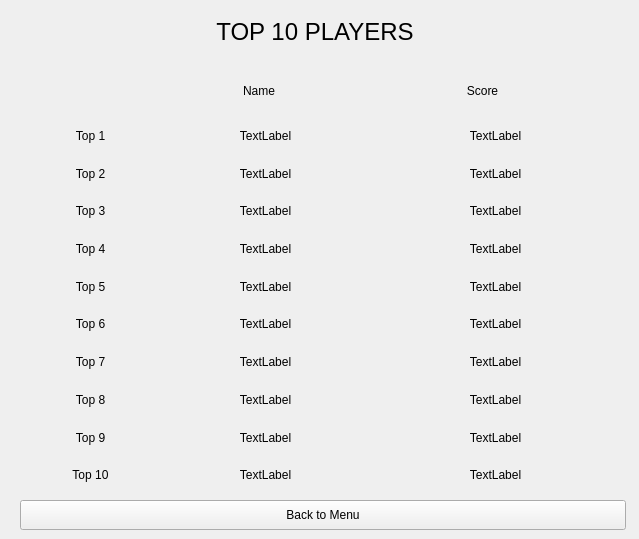
          <widget class="QWidget" name="tab_5">
            <attribute name="title">
              <string/>
            </attribute>
            <widget class="QLabel" name="label_45">
              <property name="geometry">
                <rect>
                  <x>0</x>
                  <y>0</y>
                  <width>630</width>
                  <height>63</height>
                </rect>
              </property>
              <property name="font">
                <font>
                  <pointsize>18</pointsize>
                </font>
              </property>
              <property name="text">
                <string>TOP 10 PLAYERS</string>
              </property>
              <property name="textFormat">
                <enum>Qt::AutoText</enum>
              </property>
              <property name="alignment">
                <set>Qt::AlignCenter</set>
              </property>
            </widget>
            <widget class="QWidget" name="horizontalLayoutWidget">
              <property name="geometry">
                <rect>
                  <x>150</x>
                  <y>70</y>
                  <width>441</width>
                  <height>41</height>
                </rect>
              </property>
              <layout class="QHBoxLayout" name="horizontalLayout_19">
                <item>
                  <widget class="QLabel" name="label_34">
                    <property name="text">
                      <string>Name</string>
                    </property>
                    <property name="alignment">
                      <set>Qt::AlignCenter</set>
                    </property>
                  </widget>
                </item>
                <item>
                  <widget class="QLabel" name="label_33">
                    <property name="text">
                      <string>Score</string>
                    </property>
                    <property name="alignment">
                      <set>Qt::AlignCenter</set>
                    </property>
                  </widget>
                </item>
              </layout>
            </widget>
            <widget class="QWidget" name="verticalLayoutWidget_4">
              <property name="geometry">
                <rect>
                  <x>50</x>
                  <y>120</y>
                  <width>81</width>
                  <height>371</height>
                </rect>
              </property>
              <layout class="QVBoxLayout" name="verticalLayout_16">
                <item>
                  <widget class="QLabel" name="label_35">
                    <property name="text">
                      <string>Top 1</string>
                    </property>
                    <property name="alignment">
                      <set>Qt::AlignCenter</set>
                    </property>
                  </widget>
                </item>
                <item>
                  <widget class="QLabel" name="label_36">
                    <property name="text">
                      <string>Top 2</string>
                    </property>
                    <property name="alignment">
                      <set>Qt::AlignCenter</set>
                    </property>
                  </widget>
                </item>
                <item>
                  <widget class="QLabel" name="label_37">
                    <property name="text">
                      <string>Top 3</string>
                    </property>
                    <property name="alignment">
                      <set>Qt::AlignCenter</set>
                    </property>
                  </widget>
                </item>
                <item>
                  <widget class="QLabel" name="label_38">
                    <property name="text">
                      <string>Top 4</string>
                    </property>
                    <property name="alignment">
                      <set>Qt::AlignCenter</set>
                    </property>
                  </widget>
                </item>
                <item>
                  <widget class="QLabel" name="label_39">
                    <property name="text">
                      <string>Top 5</string>
                    </property>
                    <property name="alignment">
                      <set>Qt::AlignCenter</set>
                    </property>
                  </widget>
                </item>
                <item>
                  <widget class="QLabel" name="label_40">
                    <property name="text">
                      <string>Top 6</string>
                    </property>
                    <property name="alignment">
                      <set>Qt::AlignCenter</set>
                    </property>
                  </widget>
                </item>
                <item>
                  <widget class="QLabel" name="label_46">
                    <property name="text">
                      <string>Top 7</string>
                    </property>
                    <property name="alignment">
                      <set>Qt::AlignCenter</set>
                    </property>
                  </widget>
                </item>
                <item>
                  <widget class="QLabel" name="label_47">
                    <property name="text">
                      <string>Top 8</string>
                    </property>
                    <property name="alignment">
                      <set>Qt::AlignCenter</set>
                    </property>
                  </widget>
                </item>
                <item>
                  <widget class="QLabel" name="label_48">
                    <property name="text">
                      <string>Top 9</string>
                    </property>
                    <property name="alignment">
                      <set>Qt::AlignCenter</set>
                    </property>
                  </widget>
                </item>
                <item>
                  <widget class="QLabel" name="label_49">
                    <property name="text">
                      <string>Top 10</string>
                    </property>
                    <property name="alignment">
                      <set>Qt::AlignCenter</set>
                    </property>
                  </widget>
                </item>
              </layout>
            </widget>
            <widget class="QWidget" name="verticalLayoutWidget_5">
              <property name="geometry">
                <rect>
                  <x>400</x>
                  <y>120</y>
                  <width>191</width>
                  <height>371</height>
                </rect>
              </property>
              <layout class="QVBoxLayout" name="verticalLayout_17">
                <item>
                  <widget class="QLabel" name="scoreTop1">
                    <property name="text">
                      <string>TextLabel</string>
                    </property>
                    <property name="alignment">
                      <set>Qt::AlignCenter</set>
                    </property>
                  </widget>
                </item>
                <item>
                  <widget class="QLabel" name="scoreTop2">
                    <property name="text">
                      <string>TextLabel</string>
                    </property>
                    <property name="alignment">
                      <set>Qt::AlignCenter</set>
                    </property>
                  </widget>
                </item>
                <item>
                  <widget class="QLabel" name="scoreTop3">
                    <property name="text">
                      <string>TextLabel</string>
                    </property>
                    <property name="alignment">
                      <set>Qt::AlignCenter</set>
                    </property>
                  </widget>
                </item>
                <item>
                  <widget class="QLabel" name="scoreTop4">
                    <property name="text">
                      <string>TextLabel</string>
                    </property>
                    <property name="alignment">
                      <set>Qt::AlignCenter</set>
                    </property>
                  </widget>
                </item>
                <item>
                  <widget class="QLabel" name="scoreTop5">
                    <property name="text">
                      <string>TextLabel</string>
                    </property>
                    <property name="alignment">
                      <set>Qt::AlignCenter</set>
                    </property>
                  </widget>
                </item>
                <item>
                  <widget class="QLabel" name="scoreTop6">
                    <property name="text">
                      <string>TextLabel</string>
                    </property>
                    <property name="alignment">
                      <set>Qt::AlignCenter</set>
                    </property>
                  </widget>
                </item>
                <item>
                  <widget class="QLabel" name="scoreTop7">
                    <property name="text">
                      <string>TextLabel</string>
                    </property>
                    <property name="alignment">
                      <set>Qt::AlignCenter</set>
                    </property>
                  </widget>
                </item>
                <item>
                  <widget class="QLabel" name="scoreTop8">
                    <property name="text">
                      <string>TextLabel</string>
                    </property>
                    <property name="alignment">
                      <set>Qt::AlignCenter</set>
                    </property>
                  </widget>
                </item>
                <item>
                  <widget class="QLabel" name="scoreTop9">
                    <property name="text">
                      <string>TextLabel</string>
                    </property>
                    <property name="alignment">
                      <set>Qt::AlignCenter</set>
                    </property>
                  </widget>
                </item>
                <item>
                  <widget class="QLabel" name="scoreTop10">
                    <property name="text">
                      <string>TextLabel</string>
                    </property>
                    <property name="alignment">
                      <set>Qt::AlignCenter</set>
                    </property>
                  </widget>
                </item>
              </layout>
            </widget>
            <widget class="QWidget" name="verticalLayoutWidget_3">
              <property name="geometry">
                <rect>
                  <x>140</x>
                  <y>120</y>
                  <width>251</width>
                  <height>371</height>
                </rect>
              </property>
              <layout class="QVBoxLayout" name="verticalLayout_18">
                <item>
                  <widget class="QLabel" name="nameTop1">
                    <property name="text">
                      <string>TextLabel</string>
                    </property>
                    <property name="alignment">
                      <set>Qt::AlignCenter</set>
                    </property>
                  </widget>
                </item>
                <item>
                  <widget class="QLabel" name="nameTop2">
                    <property name="text">
                      <string>TextLabel</string>
                    </property>
                    <property name="alignment">
                      <set>Qt::AlignCenter</set>
                    </property>
                  </widget>
                </item>
                <item>
                  <widget class="QLabel" name="nameTop3">
                    <property name="text">
                      <string>TextLabel</string>
                    </property>
                    <property name="alignment">
                      <set>Qt::AlignCenter</set>
                    </property>
                  </widget>
                </item>
                <item>
                  <widget class="QLabel" name="nameTop4">
                    <property name="text">
                      <string>TextLabel</string>
                    </property>
                    <property name="alignment">
                      <set>Qt::AlignCenter</set>
                    </property>
                  </widget>
                </item>
                <item>
                  <widget class="QLabel" name="nameTop5">
                    <property name="text">
                      <string>TextLabel</string>
                    </property>
                    <property name="alignment">
                      <set>Qt::AlignCenter</set>
                    </property>
                  </widget>
                </item>
                <item>
                  <widget class="QLabel" name="nameTop6">
                    <property name="text">
                      <string>TextLabel</string>
                    </property>
                    <property name="alignment">
                      <set>Qt::AlignCenter</set>
                    </property>
                  </widget>
                </item>
                <item>
                  <widget class="QLabel" name="nameTop7">
                    <property name="text">
                      <string>TextLabel</string>
                    </property>
                    <property name="alignment">
                      <set>Qt::AlignCenter</set>
                    </property>
                  </widget>
                </item>
                <item>
                  <widget class="QLabel" name="nameTop8">
                    <property name="text">
                      <string>TextLabel</string>
                    </property>
                    <property name="alignment">
                      <set>Qt::AlignCenter</set>
                    </property>
                  </widget>
                </item>
                <item>
                  <widget class="QLabel" name="nameTop9">
                    <property name="text">
                      <string>TextLabel</string>
                    </property>
                    <property name="alignment">
                      <set>Qt::AlignCenter</set>
                    </property>
                  </widget>
                </item>
                <item>
                  <widget class="QLabel" name="nameTop10">
                    <property name="text">
                      <string>TextLabel</string>
                    </property>
                    <property name="alignment">
                      <set>Qt::AlignCenter</set>
                    </property>
                  </widget>
                </item>
              </layout>
            </widget>
            <widget class="QPushButton" name="btnBackToMenu_Ranking">
              <property name="geometry">
                <rect>
                  <x>20</x>
                  <y>500</y>
                  <width>606</width>
                  <height>30</height>
                </rect>
              </property>
              <property name="text">
                <string>Back to Menu</string>
              </property>
            </widget>
          </widget>
